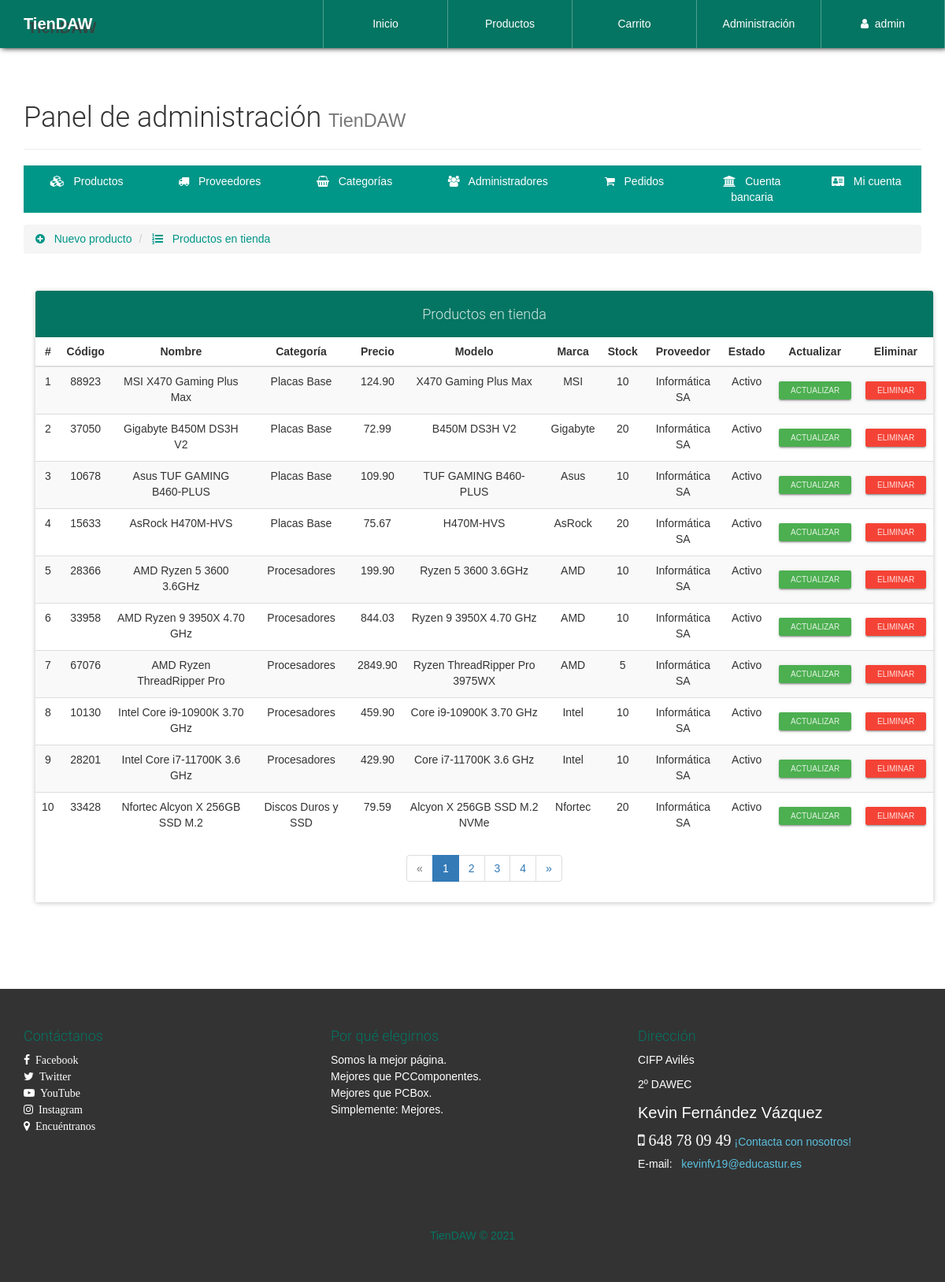
Page /configAdmin.php?view=productlist (signed in) on the committed database.
### tables this page shows
CREATE TABLE `producto` (
  `id` int(20) NOT NULL,
  `CodigoProd` varchar(30) NOT NULL,
  `NombreProd` varchar(30) NOT NULL,
  `CodigoCat` varchar(30) NOT NULL,
  `Precio` decimal(30,2) NOT NULL,
  `Descuento` int(2) NOT NULL,
  `Modelo` varchar(50) NOT NULL,
  `Marca` varchar(30) NOT NULL,
  `Stock` int(20) NOT NULL,
  `NITProveedor` varchar(30) NOT NULL,
  `Imagen` varchar(150) NOT NULL,
  `Nombre` varchar(30) NOT NULL,
  `Estado` varchar(15) NOT NULL
);

CREATE TABLE `categoria` (
  `CodigoCat` varchar(30) NOT NULL,
  `Nombre` varchar(30) NOT NULL,
  `Descripcion` text NOT NULL
);

CREATE TABLE `proveedor` (
  `NITProveedor` varchar(30) NOT NULL,
  `NombreProveedor` varchar(30) NOT NULL,
  `Direccion` varchar(200) NOT NULL,
  `Telefono` varchar(20) NOT NULL,
  `PaginaWeb` varchar(30) NOT NULL
);

### library/consulSQL.php (called while the page is built, shortened)
<?php
class ejecutarSQL {
    public static function conectar(){
        if(!$con=  mysqli_connect(SERVER,USER,PASS,BD)){
            echo "Error en el servidor, verifique sus datos";
        }
        mysqli_set_charset($con, "utf8");
        return $con;
    }
    public static function consultar($query) {
        if (!$consul = mysqli_query(ejecutarSQL::conectar(), $query)) {
            echo 'Error en la consulta SQL ejecutada';
        }
        return $consul;
    }
}

### admin/productlist-view.php (the view, shortened to what this page needs)
<ul class="breadcrumb" style="margin-bottom: 5px;">
    <li>
        <a href="configAdmin.php?view=product">
            <i class="fa fa-plus-circle" aria-hidden="true"></i> &nbsp; Nuevo producto
        </a>
    </li>
    <li>
        <a href="configAdmin.php?view=productlist"><i class="fa fa-list-ol" aria-hidden="true"></i> &nbsp; Productos en tienda</a>
    </li>
</ul>
<div class="container">
	<div class="row">
		<div class="col-xs-12">
            <br><br>
            <div class="panel panel-info">
              <div class="panel-heading text-center" style="background-color: rgb(4, 117, 98);"><h4>Productos en tienda</h4></div>
                <div class="table-responsive">
                  <table class="table table-striped table-hover">
                      <thead class="">
                          <tr>
                          	  <th class="text-center">#</th>
                              <th class="text-center">Código</th>
                              <th class="text-center">Nombre</th>
                              <th class="text-center">Categoría</th>
                              <th class="text-center">Precio</th>
                              <th class="text-center">Modelo</th>
                              <th class="text-center">Marca</th>
                              <th class="text-center">Stock</th>
                              <th class="text-center">Proveedor</th>
                              <th class="text-center">Estado</th>
                              <th class="text-center">Actualizar</th>
                              <th class="text-center">Eliminar</th>
                          </tr>
                      </thead>
                      <tbody>
                        <?php
                        	$mysqli = mysqli_connect(SERVER, USER, PASS, BD);
							mysqli_set_charset($mysqli, "utf8");
							$pagina = isset($_GET['pag']) ? (int)$_GET['pag'] : 1;
							$regpagina = 10;
							$inicio = ($pagina > 1) ? (($pagina * $regpagina) - $regpagina) : 0;
							$productos=mysqli_query($mysqli,"SELECT SQL_CALC_FOUND_ROWS * FROM producto LIMIT $inicio, $regpagina");
							$totalregistros = mysqli_query($mysqli,"SELECT FOUND_ROWS()");
							$totalregistros = mysqli_fetch_array($totalregistros, MYSQLI_ASSOC);
							$numeropaginas = ceil($totalregistros["FOUND_ROWS()"]/$regpagina);
							$cr=$inicio+1;
                            while($prod=mysqli_fetch_array($productos, MYSQLI_ASSOC)){
                        ?>
                        <tr>
                        	<td class="text-center"><?php echo $cr; ?></td>
                        	<td class="text-center"><?php echo $prod['CodigoProd']; ?></td>
                        	<td class="text-center"><?php echo $prod['NombreProd']; ?></td>
                        	<td class="text-center">
                        		<?php
                        			$categ=ejecutarSQL::consultar("SELECT Nombre FROM categoria WHERE CodigoCat='".$prod['CodigoCat']."'");
                        			$datc=mysqli_fetch_array($categ, MYSQLI_ASSOC);
                        			echo $datc['Nombre'];
                        		?>
                        	</td>
                        	<td class="text-center"><?php echo $prod['Precio']; ?></td>
                        	<td class="text-center"><?php echo $prod['Modelo']; ?></td>
                        	<td class="text-center"><?php echo $prod['Marca']; ?></td>
                        	<td class="text-center"><?php echo $prod['Stock']; ?></td>
                        	<td class="text-center">
                        		<?php
                        			$prov=ejecutarSQL::consultar("SELECT NombreProveedor FROM proveedor WHERE NITProveedor='".$prod['NITProveedor']."'");
                        			$datp=mysqli_fetch_array($prov, MYSQLI_ASSOC);
                        			echo $datp['NombreProveedor'];
                        		?>
                        	</td>
                        	<td class="text-center">
                        		<?php echo $prod['Estado']; ?>
                        	</td>
                        	<td class="text-center">
                        		<a href="configAdmin.php?view=productinfo&code=<?php echo $prod['CodigoProd']; ?>" class="btn btn-raised btn-xs btn-success">Actualizar</a>
                        	</td>
                        	<td class="text-center">
                        		<form action="process/delprod.php" method="POST" class="FormCatElec" data-form="delete">
                        			<button type="submit" class="btn btn-raised btn-xs btn-danger">Eliminar</button>
                        		</form>
                        	</td>
                        </tr>
                        <?php
                        	$cr++;
                        	}
                        ?>
                      </tbody>
                  </table>
                </div>
                <?php if($numeropaginas>=1): ?>
              	<div class="text-center">
                  <ul class="pagination">
                    <?php if($pagina == 1): ?>
                        <li class="disabled">
                            <a>
                                <span aria-hidden="true">&laquo;</span>
                            </a>
                        </li>
                    <?php endif; ?>
                    <?php
                        for($i=1; $i <= $numeropaginas; $i++ ){
                            if($pagina == $i){
                                echo '<li class="active"><a href="configAdmin.php?view=productlist&pag='.$i.'">'.$i.'</a></li>';
                            }else{
                                echo '<li><a href="configAdmin.php?view=productlist&pag='.$i.'">'.$i.'</a></li>';
                            }
                        }
                    ?>
                    <?php if($pagina == $numeropaginas): ?>
                        <li class="disabled">
                            <a>
                                <span aria-hidden="true">&raquo;</span>
                            </a>
                        </li>
                    <?php else: ?>
                        <li>
                            <a href="configAdmin.php?view=productlist&pag=<?php echo $pagina+1; ?>">
                                <span aria-hidden="true">&raquo;</span>
                            </a>
                        </li>
                    <?php endif; ?>
                  </ul>
                </div>
                <?php endif; ?>
            </div>
        </div>
	</div>
</div>

### css/style.css (style rules this page uses)
body { font-family: Arial; line-height: 1.5; font-size: 1.4em; width: 100%; height: 100%; margin: 0px; padding: 0px; background-position: center center; background-repeat: no-repeat; background-attachment: fixed; background-size: cover; background-color: #fff; }
#container-page-configAdmin { background-color:#fff; }

### rows in the picture
producto: CodigoProd "88923", NombreProd "MSI X470 Gaming Plus Max", CodigoCat.Nombre "Placas Base", Precio "124.90", Modelo "X470 Gaming Plus Max", Marca "MSI", Stock "10", NITProveedor.NombreProveedor "Informática SA", Estado "Activo"
producto: CodigoProd "37050", NombreProd "Gigabyte B450M DS3H V2", CodigoCat.Nombre "Placas Base", Precio "72.99", Modelo "B450M DS3H V2", Marca "Gigabyte", Stock "20", NITProveedor.NombreProveedor "Informática SA", Estado "Activo"
producto: CodigoProd "10678", NombreProd "Asus TUF GAMING B460-PLUS", CodigoCat.Nombre "Placas Base", Precio "109.90", Modelo "TUF GAMING B460-PLUS", Marca "Asus", Stock "10", NITProveedor.NombreProveedor "Informática SA", Estado "Activo"
producto: CodigoProd "15633", NombreProd "AsRock H470M-HVS", CodigoCat.Nombre "Placas Base", Precio "75.67", Modelo "H470M-HVS", Marca "AsRock", Stock "20", NITProveedor.NombreProveedor "Informática SA", Estado "Activo"
producto: CodigoProd "28366", NombreProd "AMD Ryzen 5 3600 3.6GHz", CodigoCat.Nombre "Procesadores", Precio "199.90", Modelo "Ryzen 5 3600 3.6GHz", Marca "AMD", Stock "10", NITProveedor.NombreProveedor "Informática SA", Estado "Activo"
producto: CodigoProd "33958", NombreProd "AMD Ryzen 9 3950X 4.70 GHz", CodigoCat.Nombre "Procesadores", Precio "844.03", Modelo "Ryzen 9 3950X 4.70 GHz", Marca "AMD", Stock "10", NITProveedor.NombreProveedor "Informática SA", Estado "Activo"
producto: CodigoProd "67076", NombreProd "AMD Ryzen ThreadRipper Pro", CodigoCat.Nombre "Procesadores", Precio "2849.90", Modelo "Ryzen ThreadRipper Pro 3975WX", Marca "AMD", Stock "5", NITProveedor.NombreProveedor "Informática SA", Estado "Activo"
producto: CodigoProd "10130", NombreProd "Intel Core i9-10900K 3.70 GHz", CodigoCat.Nombre "Procesadores", Precio "459.90", Modelo "Core i9-10900K 3.70 GHz", Marca "Intel", Stock "10", NITProveedor.NombreProveedor "Informática SA", Estado "Activo"
producto: CodigoProd "28201", NombreProd "Intel Core i7-11700K 3.6 GHz", CodigoCat.Nombre "Procesadores", Precio "429.90", Modelo "Core i7-11700K 3.6 GHz", Marca "Intel", Stock "10", NITProveedor.NombreProveedor "Informática SA", Estado "Activo"
producto: CodigoProd "33428", NombreProd "Nfortec Alcyon X 256GB SSD M.2", CodigoCat.Nombre "Discos Duros y SSD", Precio "79.59", Modelo "Alcyon X 256GB SSD M.2 NVMe", Marca "Nfortec", Stock "20", NITProveedor.NombreProveedor "Informática SA", Estado "Activo"

### other values in the picture
$_SESSION['nombreAdmin'] "admin"
